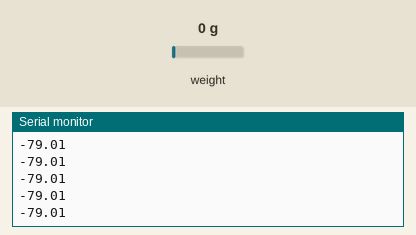
A sketch run on a simulated Arduino Uno, built with avr-gcc and run on an emulated ATmega328P. Parts: the last lines printed to the serial monitor. The inputs (shaded band) are chosen by the test bench; at power-on: weight on the scale 0 g.

Above: at 1.2 s.
1.3 s: weight on the scale set to 100 g
At 1.31 s:
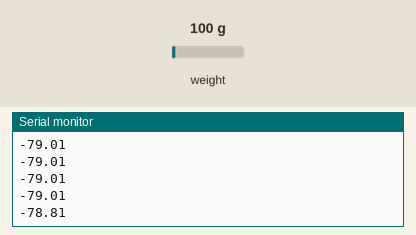
2.8 s: weight on the scale set to 1250 g
At 2.82 s:
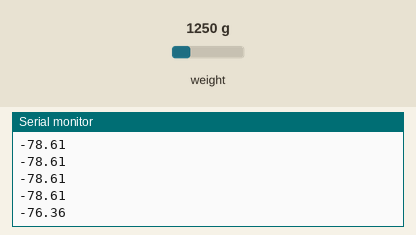
Timing chart, 0 to 5.8 s (numbered marks = the images above; inputs shaded):
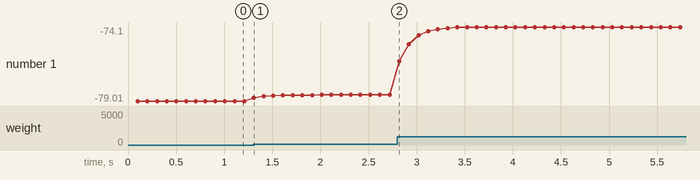

The sketch:

LoadCellDemo.ino
```cpp
#include "HX711.h"

HX711 cell(2, 0);

void setup() {
  Serial.begin(115200);
}

long val = 0;
float temp = 0;
float count = 0;

void loop() {
  count = count + 1;

  // Use only one of these
  //val = ((count-1)/count) * val    +  (1/count) * cell.read(); // take long term average
  val = 0.5 * val    +   0.5 * cell.read(); // take recent average
  //val = cell.read(); // most recent reading
  //val = val - 8382000; //base zero
  //weight with plank = 8452
  //weight with 0.5 kg = 8510
   temp  = val * 0.01;
   temp = (temp - 84521) / 855850.0 * 800;

   //temp = temp / 8510 ;  //0.5 kg calibration
  Serial.println( temp  );
}
```

Measured:
- after the input at 1.3 s, the serial monitor: prints a new line at once (image 1)
- after the input at 2.8 s, the serial monitor: prints a new line at once (image 2)
- plotted number 1: -79.01 → -78.61 after the input at 1.3 s, -78.61 → -74.1 after the input at 2.8 s
